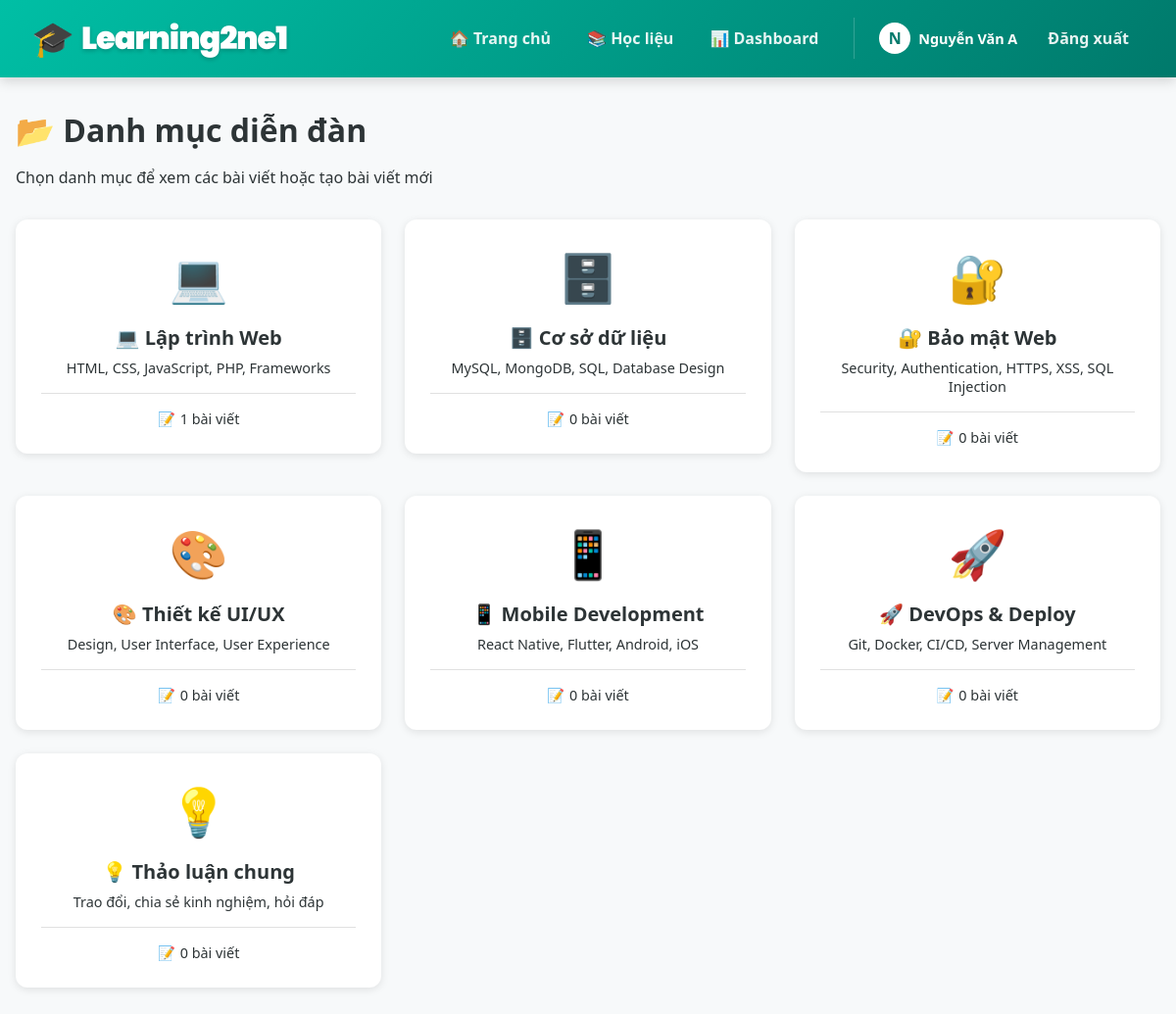
Page /pages/categories.php (signed in) on the committed database.
### tables this page shows
CREATE TABLE `user` (
  `id_user` int(11) NOT NULL,
  `ho_ten` varchar(1000) NOT NULL,
  `username` varchar(100) NOT NULL,
  `password` varchar(100) NOT NULL,
  `account_level` int(11) NOT NULL DEFAULT '2'
);

CREATE TABLE `categories` (
  `id` int(11) NOT NULL,
  `name` varchar(100) NOT NULL,
  `description` text,
  `icon` varchar(50) DEFAULT '?',
  `created_at` timestamp NOT NULL DEFAULT CURRENT_TIMESTAMP
);

### includes/functions.php (called while the page is built, shortened)
<?php
function h($string)
{
    return htmlspecialchars($string, ENT_QUOTES, 'UTF-8');
}
function isLoggedIn()
{
    return isset($_SESSION['user_id']);
}
function getCurrentUser($pdo)
{
    $stmt = $pdo->prepare("SELECT * FROM user WHERE id_user = ?");
    $stmt->execute([$_SESSION['user_id']]);
    return $stmt->fetch();
}

### pages/categories.php (the view, shortened to what this page needs)
<?php
require_once '../config.php';
require_once '../includes/functions.php';
$current_user = isLoggedIn() ? getCurrentUser($pdo) : null;
$category_id = isset($_GET['id']) ? (int)$_GET['id'] : null;
if ($category_id) {
    $stmt = $pdo->prepare("SELECT * FROM categories WHERE id = ?");
    $stmt->execute([$category_id]);
    $category = $stmt->fetch();
    if (!$category) {
        redirect('../index.php');
    }
    if (isLoggedIn()) {
        $stmt = $pdo->prepare("
            SELECT p.*, u.ho_ten, u.username,
                (SELECT COUNT(*) FROM likes WHERE target_id = p.id AND target_type = 'post') as like_count,
                (SELECT COUNT(DISTINCT c.id) FROM comments c WHERE c.post_id = p.id) as comment_count
            FROM posts p
            JOIN user u ON p.user_id = u.id_user
            WHERE p.category_id = ? AND (p.privacy = 'public' OR p.user_id = ?)
            ORDER BY p.created_at DESC
        ");
        $stmt->execute([$category_id, $_SESSION['user_id']]);
    } else {
        $stmt = $pdo->prepare("
            SELECT p.*, u.ho_ten, u.username,
                (SELECT COUNT(*) FROM likes WHERE target_id = p.id AND target_type = 'post') as like_count,
                (SELECT COUNT(DISTINCT c.id) FROM comments c WHERE c.post_id = p.id) as comment_count
            FROM posts p
            JOIN user u ON p.user_id = u.id_user
            WHERE p.category_id = ? AND p.privacy = 'public'
            ORDER BY p.created_at DESC
        ");
        $stmt->execute([$category_id]);
    }
    $posts = $stmt->fetchAll();
} else {
    $stmt = $pdo->query("
        SELECT c.*,
            (SELECT COUNT(*) FROM posts WHERE category_id = c.id AND privacy = 'public') as post_count
        FROM categories c
        ORDER BY c.id ASC
    ");
    $categories = $stmt->fetchAll();
}
?>
<!DOCTYPE html>
<html lang="vi">
<head>
    <link rel="stylesheet" href="../assets/css/style.css">
    <link rel="stylesheet" href="../assets/css/index.css">
    <link rel="stylesheet" href="../assets/css/categories.css">
</head>
<body>
    <?php include '../includes/navbar.php'; ?>
    <div class="container">
        <?php if ($category_id): ?>
            <a href="categories.php" class="back-link">← Quay lại danh mục</a>
            <div class="category-header">
                <div class="category-header-top">
                    <div>
                        <h1><?= h($category['icon']) ?> <?= h($category['name']) ?></h1>
                        <p><?= h($category['description']) ?></p>
                    </div>
                    <?php if (isLoggedIn()): ?>
                        <a href="create_post.php?category_id=<?= $category_id ?>" class="create-post-btn">
                            ➕ Tạo bài viết mới
                        </a>
                    <?php endif; ?>
                </div>
                <div class="category-stats">
                    <div class="stat-item">
                        <span>📝</span>
                        <span><?= count($posts) ?> bài viết</span>
                    </div>
                </div>
            </div>
            <?php if (empty($posts)): ?>
                <div class="empty-state">
                    <div class="empty-state-icon">📭</div>
                    <h2>Chưa có bài viết nào</h2>
                    <p>Hãy là người đầu tiên tạo bài viết trong danh mục này!</p>
                </div>
            <?php else: ?>
                <div class="posts-feed">
                    <?php foreach ($posts as $post): ?>
                        <div class="post-card">
                            <div class="post-header">
                                <div class="user-info">
                                    <div class="avatar"><?= strtoupper(mb_substr($post['ho_ten'], 0, 1)) ?></div>
                                    <div>
                                        <div class="user-name"><?= h($post['ho_ten']) ?></div>
                                        <div class="post-time"><?= timeAgo($post['created_at']) ?></div>
                                    </div>
                                </div>
                                <?php if ($post['status'] === 'solved'): ?>
                                    <span class="solved-badge">✅ Đã giải quyết</span>
                                <?php endif; ?>
                            </div>
                            <div class="post-content">
                                <h3 class="post-title">
                                    <a href="post.php?id=<?= $post['id'] ?>"><?= h($post['title']) ?></a>
                                </h3>
                                <div class="post-body">
                                    <?= nl2br(h(mb_substr($post['content'], 0, 300))) ?>
                                    <?php if (mb_strlen($post['content']) > 300): ?>
                                        <a href="post.php?id=<?= $post['id'] ?>" class="read-more">... Xem thêm</a>
                                    <?php endif; ?>
                                </div>
                                <?php if ($post['tags']): ?>
                                    <div class="post-tags">
                                        <?php foreach (explode(',', $post['tags']) as $tag): ?>
                                            <span class="tag"><?= h($tag) ?></span>
                                        <?php endforeach; ?>
                                    </div>
                                <?php endif; ?>
                            </div>
                            <div class="post-footer">
                                <div class="post-stats">
                                    <span>👍 <?= $post['like_count'] ?></span>
                                    <span>💬 <?= $post['comment_count'] ?></span>
                                    <span>👁️ <?= $post['views'] ?></span>
                                </div>
                            </div>
                        </div>
                    <?php endforeach; ?>
                </div>
            <?php endif; ?>
        <?php else: ?>
            <h1 style="margin-bottom: 1rem;">📂 Danh mục diễn đàn</h1>
            <p style="color: var(--text-light); margin-bottom: 2rem;">Chọn danh mục để xem các bài viết hoặc tạo bài viết mới</p>
            <div class="categories-grid">
                <?php foreach ($categories as $cat): ?>
                    <a href="categories.php?id=<?= $cat['id'] ?>" style="text-decoration: none; color: inherit;">
                        <div class="category-card">
                            <div class="category-icon"><?= h($cat['icon']) ?></div>
                            <div class="category-name"><?= h($cat['name']) ?></div>
                            <div class="category-description"><?= h($cat['description']) ?></div>
                            <div class="category-stats">
                                <div class="stat-item">
                                    <span>📝</span>
                                    <span><?= $cat['post_count'] ?> bài viết</span>
                                </div>
                            </div>
                        </div>
                    </a>
                <?php endforeach; ?>
            </div>
        <?php endif; ?>
    </div>
</body>
</html>

### includes/navbar.php (shortened to what this page needs)
<?php
$in_pages_folder = strpos($_SERVER['PHP_SELF'], '/pages/') !== false;
$path = $in_pages_folder ? '../' : './';
$current_page = basename($_SERVER['PHP_SELF']);
?>
<nav class="navbar">
    <div class="navbar-container">
        <a href="<?= $path ?>index.php" class="navbar-brand">
            <span style="font-size: 2.2rem;">🎓</span>
            <span class="brand-text">Learning2ne1</span>
        </a>
        <div class="navbar-menu" id="navbarMenu">
            <a href="<?= $path ?>index.php" class="nav-link <?= $current_page == 'index.php' ? 'active' : '' ?>">🏠 Trang chủ</a>
            <a href="<?= $path ?>pages/resources.php" class="nav-link <?= $current_page == 'resources.php' ? 'active' : '' ?>">📚 Học liệu</a>
            <?php if (isset($current_user['id_user'])): ?>
                <a href="<?= $path ?>pages/dashboard.php" class="nav-link <?= $current_page == 'dashboard.php' ? 'active' : '' ?>">📊 Dashboard</a>
                <div class="user-section">
                    <div class="user-menu" style="display: flex; align-items: center; gap: 5px;">
                        <a href="<?= $path ?>pages/profile.php?username=<?= urlencode($current_user['username']) ?>" class="user-profile-link">
                            <div class="user-avatar-small">
                                <?= strtoupper(mb_substr($current_user['ho_ten'], 0, 1)) ?>
                            </div>
                            <span style="font-weight: 600; font-size: 0.9rem;"><?= htmlspecialchars($current_user['ho_ten']) ?></span>
                        </a>
                        <a href="<?= $path ?>pages/logout.php" class="nav-link">Đăng xuất</a>
                    </div>
                </div>
            <?php else: ?>
                <a href="<?= $path ?>pages/login.php" class="nav-link" style="background: white; color: #00796b;">Đăng nhập</a>
            <?php endif; ?>
        </div>
    </div>
</nav>

### assets/css/style.css (style rules this page uses)
:root { --primary-mint: #00b894; --light-mint: #55efc4; --accent-yellow: #ffeaa7; --pop-yellow: #fdcb6e; --text-dark: #2d3436; --text-white: #ffffff; --bg-grey: #f7f9fa; --shadow: 0 4px 15px rgba(0, 184, 148, 0.2); }
* { box-sizing: border-box; margin: 0; padding: 0; }
body { font-family: 'Segoe UI', Tahoma, Geneva, Verdana, sans-serif; background-color: var(--bg-grey); color: var(--text-dark); }
.container { max-width: 1200px; margin: 2rem auto; padding: 0 1rem; }
a { transition: color 0.3s; }

### assets/css/categories.css (style rules this page uses)
.categories-grid { display: grid; grid-template-columns: repeat(auto-fill, minmax(300px, 1fr)); gap: 1.5rem; margin-top: 2rem; }
.category-card { background: white; border-radius: 12px; padding: 1.5rem; box-shadow: 0 2px 8px rgba(0, 0, 0, 0.1); transition: all 0.3s; cursor: pointer; border: 2px solid transparent; }
.category-icon { font-size: 3rem; margin-bottom: 1rem; text-align: center; }
.category-name { font-size: 1.25rem; font-weight: bold; color: var(--text-dark); margin-bottom: 0.5rem; text-align: center; }
.category-description { color: var(--text-light); font-size: 0.9rem; text-align: center; margin-bottom: 1rem; }
.category-stats { display: flex; justify-content: center; gap: 1rem; padding-top: 1rem; border-top: 1px solid #e0e0e0; }
.stat-item { display: flex; align-items: center; gap: 0.3rem; color: var(--text-light); font-size: 0.9rem; }

### includes/navbar.php (style rules this page uses)
.navbar { background: linear-gradient(135deg, #00bfa5 0%, #00796b 100%); box-shadow: 0 4px 12px rgba(0, 0, 0, 0.15); padding: 0.8rem 0; margin-bottom: 2rem; position: sticky; top: 0; z-index: 1000; }
.navbar-container { max-width: 100%; margin: 0; padding: 0 2rem; display: flex; justify-content: space-between; align-items: center; }
.navbar-brand { font-family: 'Poppins', sans-serif; font-size: 2rem; font-weight: 900; letter-spacing: -1px; text-decoration: none; display: flex; align-items: center; gap: 0.5rem; color: white; }
.brand-text { text-shadow: 0 2px 4px rgba(0, 0, 0, 0.2); transition: all 0.3s; }
.navbar-menu { display: flex; align-items: center; gap: 5px; }
.nav-link { text-decoration: none; color: rgba(255, 255, 255, 0.9); font-weight: 600; padding: 8px 16px; border-radius: 8px; transition: all 0.3s; }
.user-section { display: flex; align-items: center; gap: 10px; margin-left: 15px; padding-left: 15px; border-left: 1px solid rgba(255, 255, 255, 0.2); }
.user-profile-link { display: flex; align-items: center; gap: 8px; text-decoration: none; color: white; padding: 5px 10px; border-radius: 20px; transition: background 0.3s; }
.user-avatar-small { width: 32px; height: 32px; background: white; color: #00796b; border-radius: 50%; display: flex; align-items: center; justify-content: center; font-weight: bold; }

### rows in the picture
user: ho_ten "N", ho_ten "Nguyễn Văn A"
categories: icon "💻", name "💻 Lập trình Web", description "HTML, CSS, JavaScript, PHP, Frameworks", post_count "1"
categories: icon "🗄️", name "🗄️ Cơ sở dữ liệu", description "MySQL, MongoDB, SQL, Database Design", post_count "0"
categories: icon "🔐", name "🔐 Bảo mật Web", description "Security, Authentication, HTTPS, XSS, SQL Injection", post_count "0"
categories: icon "🎨", name "🎨 Thiết kế UI/UX", description "Design, User Interface, User Experience", post_count "0"
categories: icon "📱", name "📱 Mobile Development", description "React Native, Flutter, Android, iOS", post_count "0"
categories: icon "🚀", name "🚀 DevOps & Deploy", description "Git, Docker, CI/CD, Server Management", post_count "0"
categories: icon "💡", name "💡 Thảo luận chung", description "Trao đổi, chia sẻ kinh nghiệm, hỏi đáp", post_count "0"
